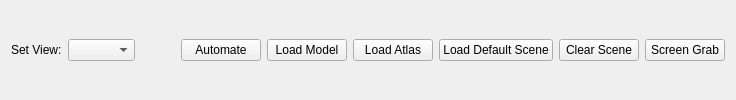
       <widget class="QWidget" name="openGlTab">
        <attribute name="title">
         <string>3D View</string>
        </attribute>
        <layout class="QVBoxLayout" name="verticalLayout_5">
         <item>
          <layout class="QHBoxLayout" name="horizontalLayout_2">
           <item>
            <widget class="QLabel" name="label_9">
             <property name="text">
              <string>Set View:</string>
             </property>
            </widget>
           </item>
           <item>
            <widget class="QComboBox" name="setView">
             <item>
              <property name="text">
               <string/>
              </property>
             </item>
             <item>
              <property name="text">
               <string>front</string>
              </property>
             </item>
             <item>
              <property name="text">
               <string>back</string>
              </property>
             </item>
             <item>
              <property name="text">
               <string>top</string>
              </property>
             </item>
             <item>
              <property name="text">
               <string>bottom</string>
              </property>
             </item>
             <item>
              <property name="text">
               <string>left</string>
              </property>
             </item>
             <item>
              <property name="text">
               <string>right</string>
              </property>
             </item>
             <item>
              <property name="text">
               <string>ortho1</string>
              </property>
             </item>
             <item>
              <property name="text">
               <string>ortho2</string>
              </property>
             </item>
             <item>
              <property name="text">
               <string>ortho3</string>
              </property>
             </item>
             <item>
              <property name="text">
               <string>ortho4</string>
              </property>
             </item>
             <item>
              <property name="text">
               <string>ortho5</string>
              </property>
             </item>
             <item>
              <property name="text">
               <string>ortho6</string>
              </property>
             </item>
             <item>
              <property name="text">
               <string>ortho7</string>
              </property>
             </item>
             <item>
              <property name="text">
               <string>ortho8</string>
              </property>
             </item>
            </widget>
           </item>
           <item>
            <spacer name="horizontalSpacer_4">
             <property name="orientation">
              <enum>Qt::Horizontal</enum>
             </property>
             <property name="sizeHint" stdset="0">
              <size>
               <width>40</width>
               <height>20</height>
              </size>
             </property>
            </spacer>
           </item>
           <item>
            <widget class="QPushButton" name="automate">
             <property name="text">
              <string>Automate</string>
             </property>
            </widget>
           </item>
           <item>
            <widget class="QPushButton" name="loadModel">
             <property name="text">
              <string>Load Model</string>
             </property>
            </widget>
           </item>
           <item>
            <widget class="QPushButton" name="loadAtlas">
             <property name="text">
              <string>Load Atlas</string>
             </property>
            </widget>
           </item>
           <item>
            <widget class="QPushButton" name="defaultScene">
             <property name="text">
              <string>Load Default Scene</string>
             </property>
            </widget>
           </item>
           <item>
            <widget class="QPushButton" name="clearScene">
             <property name="text">
              <string>Clear Scene</string>
             </property>
            </widget>
           </item>
           <item>
            <widget class="QPushButton" name="GrabScreen">
             <property name="text">
              <string>Screen Grab</string>
             </property>
            </widget>
           </item>
          </layout>
         </item>
        </layout>
       </widget>
